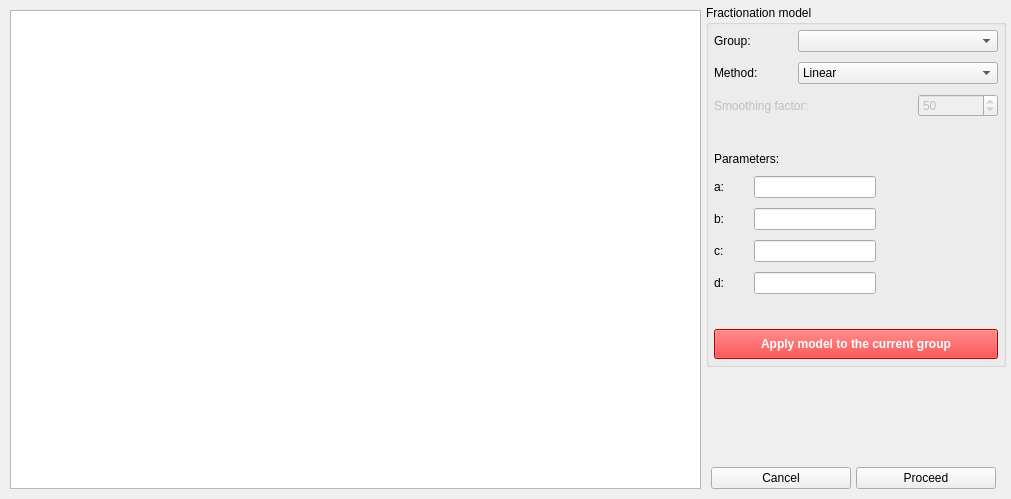
<?xml version="1.0" encoding="UTF-8"?>
<ui version="4.0">
 <class>Fractionation</class>
 <widget class="QDialog" name="Fractionation">
  <property name="geometry">
   <rect>
    <x>0</x>
    <y>0</y>
    <width>1011</width>
    <height>499</height>
   </rect>
  </property>
  <property name="windowTitle">
   <string>Elemental fractionation correction</string>
  </property>
  <layout class="QVBoxLayout" name="verticalLayout">
   <property name="spacing">
    <number>0</number>
   </property>
   <property name="leftMargin">
    <number>0</number>
   </property>
   <property name="topMargin">
    <number>0</number>
   </property>
   <property name="rightMargin">
    <number>0</number>
   </property>
   <property name="bottomMargin">
    <number>0</number>
   </property>
   <item>
    <widget class="QFrame" name="bgApp">
     <property name="frameShape">
      <enum>QFrame::NoFrame</enum>
     </property>
     <property name="frameShadow">
      <enum>QFrame::Raised</enum>
     </property>
     <layout class="QHBoxLayout" name="horizontalLayout">
      <property name="spacing">
       <number>0</number>
      </property>
      <property name="leftMargin">
       <number>5</number>
      </property>
      <property name="topMargin">
       <number>5</number>
      </property>
      <property name="rightMargin">
       <number>5</number>
      </property>
      <property name="bottomMargin">
       <number>5</number>
      </property>
      <item>
       <widget class="QFrame" name="leftContent">
        <property name="frameShape">
         <enum>QFrame::NoFrame</enum>
        </property>
        <property name="frameShadow">
         <enum>QFrame::Raised</enum>
        </property>
        <layout class="QVBoxLayout" name="verticalLayout_2">
         <property name="spacing">
          <number>0</number>
         </property>
         <property name="leftMargin">
          <number>5</number>
         </property>
         <property name="topMargin">
          <number>5</number>
         </property>
         <property name="rightMargin">
          <number>5</number>
         </property>
         <property name="bottomMargin">
          <number>5</number>
         </property>
         <item>
          <widget class="PlotWidget" name="graphicsView"/>
         </item>
        </layout>
       </widget>
      </item>
      <item>
       <widget class="QFrame" name="rightContent">
        <property name="minimumSize">
         <size>
          <width>300</width>
          <height>0</height>
         </size>
        </property>
        <property name="maximumSize">
         <size>
          <width>300</width>
          <height>16777215</height>
         </size>
        </property>
        <property name="frameShape">
         <enum>QFrame::NoFrame</enum>
        </property>
        <property name="frameShadow">
         <enum>QFrame::Raised</enum>
        </property>
        <layout class="QVBoxLayout" name="verticalLayout_3">
         <property name="spacing">
          <number>5</number>
         </property>
         <property name="leftMargin">
          <number>0</number>
         </property>
         <property name="topMargin">
          <number>0</number>
         </property>
         <property name="rightMargin">
          <number>0</number>
         </property>
         <property name="bottomMargin">
          <number>0</number>
         </property>
         <item>
          <widget class="QGroupBox" name="groupBox">
           <property name="minimumSize">
            <size>
             <width>0</width>
             <height>200</height>
            </size>
           </property>
           <property name="title">
            <string>Fractionation model</string>
           </property>
           <layout class="QVBoxLayout" name="verticalLayout_4">
            <property name="spacing">
             <number>10</number>
            </property>
            <property name="leftMargin">
             <number>5</number>
            </property>
            <property name="topMargin">
             <number>5</number>
            </property>
            <property name="rightMargin">
             <number>5</number>
            </property>
            <property name="bottomMargin">
             <number>5</number>
            </property>
            <item>
             <layout class="QHBoxLayout" name="horizontalLayout_2">
              <item>
               <widget class="QLabel" name="label">
                <property name="minimumSize">
                 <size>
                  <width>50</width>
                  <height>0</height>
                 </size>
                </property>
                <property name="text">
                 <string>Group:</string>
                </property>
               </widget>
              </item>
              <item>
               <spacer name="horizontalSpacer_4">
                <property name="orientation">
                 <enum>Qt::Horizontal</enum>
                </property>
                <property name="sizeHint" stdset="0">
                 <size>
                  <width>40</width>
                  <height>20</height>
                 </size>
                </property>
               </spacer>
              </item>
              <item>
               <widget class="QComboBox" name="comboBox_group">
                <property name="minimumSize">
                 <size>
                  <width>200</width>
                  <height>0</height>
                 </size>
                </property>
                <property name="cursor">
                 <cursorShape>PointingHandCursor</cursorShape>
                </property>
               </widget>
              </item>
             </layout>
            </item>
            <item>
             <layout class="QHBoxLayout" name="horizontalLayout_3">
              <item>
               <widget class="QLabel" name="label_2">
                <property name="minimumSize">
                 <size>
                  <width>50</width>
                  <height>0</height>
                 </size>
                </property>
                <property name="text">
                 <string>Method:</string>
                </property>
               </widget>
              </item>
              <item>
               <spacer name="horizontalSpacer_5">
                <property name="orientation">
                 <enum>Qt::Horizontal</enum>
                </property>
                <property name="sizeHint" stdset="0">
                 <size>
                  <width>40</width>
                  <height>20</height>
                 </size>
                </property>
               </spacer>
              </item>
              <item>
               <widget class="QComboBox" name="comboBox_method">
                <property name="minimumSize">
                 <size>
                  <width>200</width>
                  <height>0</height>
                 </size>
                </property>
                <property name="cursor">
                 <cursorShape>PointingHandCursor</cursorShape>
                </property>
                <item>
                 <property name="text">
                  <string>Linear</string>
                 </property>
                </item>
                <item>
                 <property name="text">
                  <string>Smoothing spline</string>
                 </property>
                </item>
                <item>
                 <property name="text">
                  <string>Exponential</string>
                 </property>
                </item>
                <item>
                 <property name="text">
                  <string>Linear+exponential</string>
                 </property>
                </item>
               </widget>
              </item>
             </layout>
            </item>
            <item>
             <layout class="QHBoxLayout" name="horizontalLayout_8">
              <item>
               <widget class="QLabel" name="label_smoothing">
                <property name="enabled">
                 <bool>false</bool>
                </property>
                <property name="text">
                 <string>Smoothing factor:</string>
                </property>
               </widget>
              </item>
              <item>
               <spacer name="horizontalSpacer_8">
                <property name="orientation">
                 <enum>Qt::Horizontal</enum>
                </property>
                <property name="sizeHint" stdset="0">
                 <size>
                  <width>40</width>
                  <height>20</height>
                 </size>
                </property>
               </spacer>
              </item>
              <item>
               <widget class="QSpinBox" name="spinBox_smoothing">
                <property name="enabled">
                 <bool>false</bool>
                </property>
                <property name="minimumSize">
                 <size>
                  <width>80</width>
                  <height>0</height>
                 </size>
                </property>
                <property name="minimum">
                 <number>0</number>
                </property>
                <property name="maximum">
                 <number>1000</number>
                </property>
                <property name="singleStep">
                 <number>1</number>
                </property>
                <property name="value">
                 <number>50</number>
                </property>
               </widget>
              </item>
             </layout>
            </item>
            <item>
             <spacer name="verticalSpacer_2">
              <property name="orientation">
               <enum>Qt::Vertical</enum>
              </property>
              <property name="sizeType">
               <enum>QSizePolicy::Fixed</enum>
              </property>
              <property name="sizeHint" stdset="0">
               <size>
                <width>15</width>
                <height>25</height>
               </size>
              </property>
             </spacer>
            </item>
            <item>
             <widget class="QLabel" name="label_3">
              <property name="text">
               <string>Parameters:</string>
              </property>
             </widget>
            </item>
            <item>
             <layout class="QHBoxLayout" name="horizontalLayout_4">
              <item>
               <widget class="QLabel" name="label_4">
                <property name="minimumSize">
                 <size>
                  <width>30</width>
                  <height>0</height>
                 </size>
                </property>
                <property name="text">
                 <string>a:</string>
                </property>
               </widget>
              </item>
              <item>
               <widget class="QLineEdit" name="lineEdit_parameterA">
                <property name="maximumSize">
                 <size>
                  <width>150</width>
                  <height>16777215</height>
                 </size>
                </property>
                <property name="readOnly">
                 <bool>true</bool>
                </property>
               </widget>
              </item>
              <item>
               <spacer name="horizontalSpacer">
                <property name="orientation">
                 <enum>Qt::Horizontal</enum>
                </property>
                <property name="sizeHint" stdset="0">
                 <size>
                  <width>40</width>
                  <height>20</height>
                 </size>
                </property>
               </spacer>
              </item>
             </layout>
            </item>
            <item>
             <layout class="QHBoxLayout" name="horizontalLayout_5">
              <item>
               <widget class="QLabel" name="label_5">
                <property name="minimumSize">
                 <size>
                  <width>30</width>
                  <height>0</height>
                 </size>
                </property>
                <property name="text">
                 <string>b:</string>
                </property>
               </widget>
              </item>
              <item>
               <widget class="QLineEdit" name="lineEdit_parameterB">
                <property name="maximumSize">
                 <size>
                  <width>150</width>
                  <height>16777215</height>
                 </size>
                </property>
                <property name="readOnly">
                 <bool>true</bool>
                </property>
               </widget>
              </item>
              <item>
               <spacer name="horizontalSpacer_2">
                <property name="orientation">
                 <enum>Qt::Horizontal</enum>
                </property>
                <property name="sizeHint" stdset="0">
                 <size>
                  <width>40</width>
                  <height>20</height>
                 </size>
                </property>
               </spacer>
              </item>
             </layout>
            </item>
            <item>
             <layout class="QHBoxLayout" name="horizontalLayout_6">
              <item>
               <widget class="QLabel" name="label_6">
                <property name="minimumSize">
                 <size>
                  <width>30</width>
                  <height>0</height>
                 </size>
                </property>
                <property name="text">
                 <string>c:</string>
                </property>
               </widget>
              </item>
              <item>
               <widget class="QLineEdit" name="lineEdit_parameterC">
                <property name="maximumSize">
                 <size>
                  <width>150</width>
                  <height>16777215</height>
                 </size>
                </property>
                <property name="readOnly">
                 <bool>true</bool>
                </property>
               </widget>
              </item>
              <item>
               <spacer name="horizontalSpacer_3">
                <property name="orientation">
                 <enum>Qt::Horizontal</enum>
                </property>
                <property name="sizeHint" stdset="0">
                 <size>
                  <width>40</width>
                  <height>20</height>
                 </size>
                </property>
               </spacer>
              </item>
             </layout>
            </item>
            <item>
             <layout class="QHBoxLayout" name="horizontalLayout_9">
              <item>
               <widget class="QLabel" name="label_9">
                <property name="minimumSize">
                 <size>
                  <width>30</width>
                  <height>0</height>
                 </size>
                </property>
                <property name="text">
                 <string>d:</string>
                </property>
               </widget>
              </item>
              <item>
               <widget class="QLineEdit" name="lineEdit_parameterD">
                <property name="minimumSize">
                 <size>
                  <width>0</width>
                  <height>0</height>
                 </size>
                </property>
                <property name="maximumSize">
                 <size>
                  <width>150</width>
                  <height>16777215</height>
                 </size>
                </property>
                <property name="readOnly">
                 <bool>true</bool>
                </property>
               </widget>
              </item>
              <item>
               <spacer name="horizontalSpacer_7">
                <property name="orientation">
                 <enum>Qt::Horizontal</enum>
                </property>
                <property name="sizeHint" stdset="0">
                 <size>
                  <width>40</width>
                  <height>20</height>
                 </size>
                </property>
               </spacer>
              </item>
             </layout>
            </item>
            <item>
             <spacer name="verticalSpacer_4">
              <property name="orientation">
               <enum>Qt::Vertical</enum>
              </property>
              <property name="sizeType">
               <enum>QSizePolicy::Fixed</enum>
              </property>
              <property name="sizeHint" stdset="0">
               <size>
                <width>20</width>
                <height>25</height>
               </size>
              </property>
             </spacer>
            </item>
            <item>
             <widget class="QPushButton" name="btn_applyModel">
              <property name="minimumSize">
               <size>
                <width>0</width>
                <height>30</height>
               </size>
              </property>
              <property name="font">
               <font>
                <weight>75</weight>
                <bold>true</bold>
               </font>
              </property>
              <property name="cursor">
               <cursorShape>PointingHandCursor</cursorShape>
              </property>
              <property name="styleSheet">
               <string notr="true">background-color: rgb(255, 0, 0);
color: rgb(255, 255, 255)</string>
              </property>
              <property name="text">
               <string>Apply model to the current group</string>
              </property>
              <property name="autoDefault">
               <bool>false</bool>
              </property>
             </widget>
            </item>
           </layout>
          </widget>
         </item>
         <item>
          <spacer name="verticalSpacer">
           <property name="orientation">
            <enum>Qt::Vertical</enum>
           </property>
           <property name="sizeHint" stdset="0">
            <size>
             <width>20</width>
             <height>40</height>
            </size>
           </property>
          </spacer>
         </item>
         <item>
          <layout class="QHBoxLayout" name="horizontalLayout_7">
           <property name="leftMargin">
            <number>5</number>
           </property>
           <property name="rightMargin">
            <number>5</number>
           </property>
           <property name="bottomMargin">
            <number>5</number>
           </property>
           <item>
            <widget class="QPushButton" name="btn_cancel">
             <property name="minimumSize">
              <size>
               <width>140</width>
               <height>0</height>
              </size>
             </property>
             <property name="maximumSize">
              <size>
               <width>140</width>
               <height>16777215</height>
              </size>
             </property>
             <property name="cursor">
              <cursorShape>PointingHandCursor</cursorShape>
             </property>
             <property name="text">
              <string>Cancel</string>
             </property>
             <property name="autoDefault">
              <bool>false</bool>
             </property>
            </widget>
           </item>
           <item>
            <widget class="QPushButton" name="btn_proceed">
             <property name="minimumSize">
              <size>
               <width>140</width>
               <height>0</height>
              </size>
             </property>
             <property name="maximumSize">
              <size>
               <width>140</width>
               <height>16777215</height>
              </size>
             </property>
             <property name="cursor">
              <cursorShape>PointingHandCursor</cursorShape>
             </property>
             <property name="text">
              <string>Proceed</string>
             </property>
             <property name="autoDefault">
              <bool>false</bool>
             </property>
            </widget>
           </item>
           <item>
            <spacer name="horizontalSpacer_6">
             <property name="orientation">
              <enum>Qt::Horizontal</enum>
             </property>
             <property name="sizeHint" stdset="0">
              <size>
               <width>40</width>
               <height>20</height>
              </size>
             </property>
            </spacer>
           </item>
          </layout>
         </item>
        </layout>
       </widget>
      </item>
     </layout>
    </widget>
   </item>
  </layout>
 </widget>
 <customwidgets>
  <customwidget>
   <class>PlotWidget</class>
   <extends>QGraphicsView</extends>
   <header>pyqtgraph</header>
  </customwidget>
 </customwidgets>
 <resources/>
 <connections/>
</ui>
